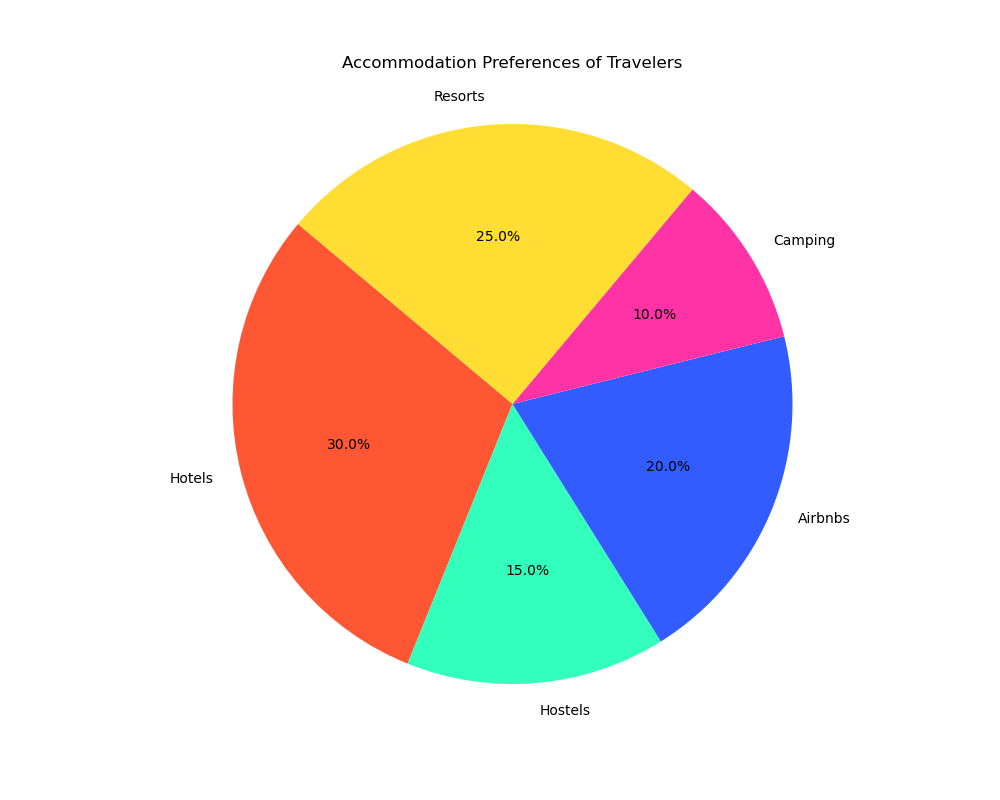

Recreate this plot in Python.

import matplotlib.pyplot as plt

# Data to plot
labels = 'Hotels', 'Hostels', 'Airbnbs', 'Camping', 'Resorts'
sizes = [300, 150, 200, 100, 250]
colors = ['#ff5733','#33ffbd','#335cff','#ff33a6','#ffdd33']

# Plot
plt.figure(figsize=(10,8))
plt.pie(sizes, labels=labels, colors=colors, autopct='%1.1f%%', startangle=140)

plt.title('Accommodation Preferences of Travelers', pad=20)
plt.axis('equal')  # Equal aspect ratio ensures that pie is drawn as a circle.
plt.show()
